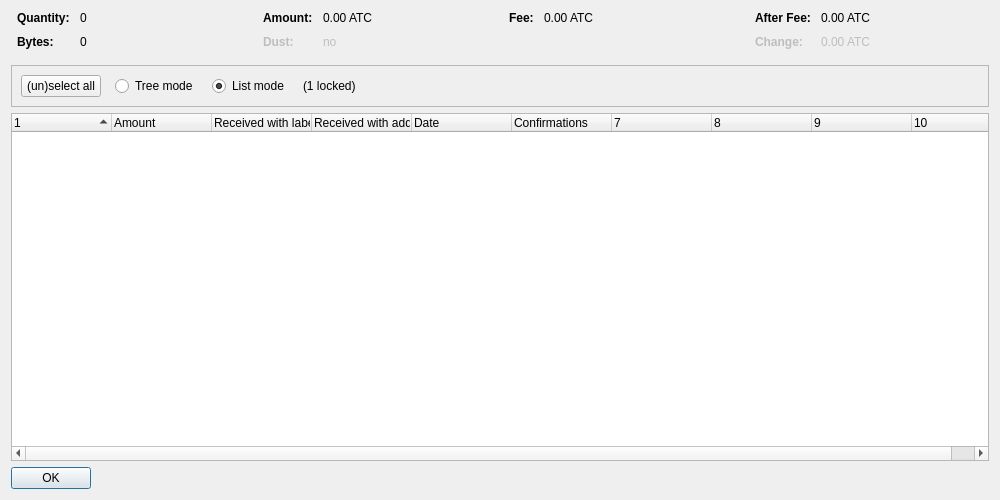
<?xml version="1.0" encoding="UTF-8"?>
<ui version="4.0">
 <class>CoinControlDialog</class>
 <widget class="QDialog" name="CoinControlDialog">
  <property name="geometry">
   <rect>
    <x>0</x>
    <y>0</y>
    <width>1000</width>
    <height>500</height>
   </rect>
  </property>
  <property name="windowTitle">
   <string>Coin Selection</string>
  </property>
  <layout class="QVBoxLayout" name="verticalLayout">
   <item>
    <layout class="QHBoxLayout" name="horizontalLayoutTop" stretch="0,0,0,0">
     <property name="topMargin">
      <number>0</number>
     </property>
     <property name="bottomMargin">
      <number>10</number>
     </property>
     <item>
      <layout class="QFormLayout" name="formLayoutCoinControl1">
       <property name="horizontalSpacing">
        <number>10</number>
       </property>
       <property name="verticalSpacing">
        <number>10</number>
       </property>
       <property name="leftMargin">
        <number>6</number>
       </property>
       <property name="rightMargin">
        <number>6</number>
       </property>
       <item row="0" column="0">
        <widget class="QLabel" name="labelCoinControlQuantityText">
         <property name="font">
          <font>
           <weight>75</weight>
           <bold>true</bold>
          </font>
         </property>
         <property name="text">
          <string>Quantity:</string>
         </property>
        </widget>
       </item>
       <item row="0" column="1">
        <widget class="QLabel" name="labelCoinControlQuantity">
         <property name="cursor">
          <cursorShape>IBeamCursor</cursorShape>
         </property>
         <property name="contextMenuPolicy">
          <enum>Qt::ActionsContextMenu</enum>
         </property>
         <property name="text">
          <string notr="true">0</string>
         </property>
         <property name="textInteractionFlags">
          <set>Qt::LinksAccessibleByMouse|Qt::TextSelectableByKeyboard|Qt::TextSelectableByMouse</set>
         </property>
        </widget>
       </item>
       <item row="1" column="0">
        <widget class="QLabel" name="labelCoinControlBytesText">
         <property name="font">
          <font>
           <weight>75</weight>
           <bold>true</bold>
          </font>
         </property>
         <property name="text">
          <string>Bytes:</string>
         </property>
        </widget>
       </item>
       <item row="1" column="1">
        <widget class="QLabel" name="labelCoinControlBytes">
         <property name="cursor">
          <cursorShape>IBeamCursor</cursorShape>
         </property>
         <property name="contextMenuPolicy">
          <enum>Qt::ActionsContextMenu</enum>
         </property>
         <property name="text">
          <string notr="true">0</string>
         </property>
         <property name="textInteractionFlags">
          <set>Qt::LinksAccessibleByMouse|Qt::TextSelectableByKeyboard|Qt::TextSelectableByMouse</set>
         </property>
        </widget>
       </item>
      </layout>
     </item>
     <item>
      <layout class="QFormLayout" name="formLayoutCoinControl2">
       <property name="horizontalSpacing">
        <number>10</number>
       </property>
       <property name="verticalSpacing">
        <number>10</number>
       </property>
       <property name="leftMargin">
        <number>6</number>
       </property>
       <property name="rightMargin">
        <number>6</number>
       </property>
       <item row="0" column="0">
        <widget class="QLabel" name="labelCoinControlAmountText">
         <property name="font">
          <font>
           <weight>75</weight>
           <bold>true</bold>
          </font>
         </property>
         <property name="text">
          <string>Amount:</string>
         </property>
        </widget>
       </item>
       <item row="0" column="1">
        <widget class="QLabel" name="labelCoinControlAmount">
         <property name="cursor">
          <cursorShape>IBeamCursor</cursorShape>
         </property>
         <property name="contextMenuPolicy">
          <enum>Qt::ActionsContextMenu</enum>
         </property>
         <property name="text">
          <string notr="true">0.00 ATC</string>
         </property>
         <property name="textInteractionFlags">
          <set>Qt::LinksAccessibleByMouse|Qt::TextSelectableByKeyboard|Qt::TextSelectableByMouse</set>
         </property>
        </widget>
       </item>
       <item row="1" column="0">
        <widget class="QLabel" name="labelCoinControlLowOutputText">
         <property name="enabled">
          <bool>false</bool>
         </property>
         <property name="font">
          <font>
           <weight>75</weight>
           <bold>true</bold>
          </font>
         </property>
         <property name="text">
          <string>Dust:</string>
         </property>
        </widget>
       </item>
       <item row="1" column="1">
        <widget class="QLabel" name="labelCoinControlLowOutput">
         <property name="enabled">
          <bool>false</bool>
         </property>
         <property name="cursor">
          <cursorShape>IBeamCursor</cursorShape>
         </property>
         <property name="contextMenuPolicy">
          <enum>Qt::ActionsContextMenu</enum>
         </property>
         <property name="text">
          <string notr="true">no</string>
         </property>
         <property name="textInteractionFlags">
          <set>Qt::LinksAccessibleByMouse|Qt::TextSelectableByKeyboard|Qt::TextSelectableByMouse</set>
         </property>
        </widget>
       </item>
      </layout>
     </item>
     <item>
      <layout class="QFormLayout" name="formLayoutCoinControl3">
       <property name="horizontalSpacing">
        <number>10</number>
       </property>
       <property name="verticalSpacing">
        <number>10</number>
       </property>
       <property name="leftMargin">
        <number>6</number>
       </property>
       <property name="rightMargin">
        <number>6</number>
       </property>
       <item row="0" column="0">
        <widget class="QLabel" name="labelCoinControlFeeText">
         <property name="font">
          <font>
           <weight>75</weight>
           <bold>true</bold>
          </font>
         </property>
         <property name="text">
          <string>Fee:</string>
         </property>
        </widget>
       </item>
       <item row="0" column="1">
        <widget class="QLabel" name="labelCoinControlFee">
         <property name="cursor">
          <cursorShape>IBeamCursor</cursorShape>
         </property>
         <property name="contextMenuPolicy">
          <enum>Qt::ActionsContextMenu</enum>
         </property>
         <property name="text">
          <string notr="true">0.00 ATC</string>
         </property>
         <property name="textInteractionFlags">
          <set>Qt::LinksAccessibleByMouse|Qt::TextSelectableByKeyboard|Qt::TextSelectableByMouse</set>
         </property>
        </widget>
       </item>
      </layout>
     </item>
     <item>
      <layout class="QFormLayout" name="formLayoutCoinControl4">
       <property name="horizontalSpacing">
        <number>10</number>
       </property>
       <property name="verticalSpacing">
        <number>10</number>
       </property>
       <property name="leftMargin">
        <number>6</number>
       </property>
       <property name="rightMargin">
        <number>6</number>
       </property>
       <item row="0" column="0">
        <widget class="QLabel" name="labelCoinControlAfterFeeText">
         <property name="font">
          <font>
           <weight>75</weight>
           <bold>true</bold>
          </font>
         </property>
         <property name="text">
          <string>After Fee:</string>
         </property>
        </widget>
       </item>
       <item row="0" column="1">
        <widget class="QLabel" name="labelCoinControlAfterFee">
         <property name="cursor">
          <cursorShape>IBeamCursor</cursorShape>
         </property>
         <property name="contextMenuPolicy">
          <enum>Qt::ActionsContextMenu</enum>
         </property>
         <property name="text">
          <string notr="true">0.00 ATC</string>
         </property>
         <property name="textInteractionFlags">
          <set>Qt::LinksAccessibleByMouse|Qt::TextSelectableByKeyboard|Qt::TextSelectableByMouse</set>
         </property>
        </widget>
       </item>
       <item row="1" column="0">
        <widget class="QLabel" name="labelCoinControlChangeText">
         <property name="enabled">
          <bool>false</bool>
         </property>
         <property name="font">
          <font>
           <weight>75</weight>
           <bold>true</bold>
          </font>
         </property>
         <property name="text">
          <string>Change:</string>
         </property>
        </widget>
       </item>
       <item row="1" column="1">
        <widget class="QLabel" name="labelCoinControlChange">
         <property name="enabled">
          <bool>false</bool>
         </property>
         <property name="cursor">
          <cursorShape>IBeamCursor</cursorShape>
         </property>
         <property name="contextMenuPolicy">
          <enum>Qt::ActionsContextMenu</enum>
         </property>
         <property name="text">
          <string notr="true">0.00 ATC</string>
         </property>
         <property name="textInteractionFlags">
          <set>Qt::LinksAccessibleByMouse|Qt::TextSelectableByKeyboard|Qt::TextSelectableByMouse</set>
         </property>
        </widget>
       </item>
      </layout>
     </item>
    </layout>
   </item>
   <item>
    <widget class="QFrame" name="frame">
     <property name="minimumSize">
      <size>
       <width>0</width>
       <height>40</height>
      </size>
     </property>
     <property name="frameShape">
      <enum>QFrame::StyledPanel</enum>
     </property>
     <property name="frameShadow">
      <enum>QFrame::Sunken</enum>
     </property>
     <layout class="QHBoxLayout" name="horizontalLayout">
      <item>
       <layout class="QHBoxLayout" name="horizontalLayoutPanel" stretch="0,0,0,0,0">
        <property name="spacing">
         <number>14</number>
        </property>
        <item>
         <widget class="QPushButton" name="pushButtonSelectAll">
          <property name="sizePolicy">
           <sizepolicy hsizetype="Maximum" vsizetype="Fixed">
            <horstretch>0</horstretch>
            <verstretch>0</verstretch>
           </sizepolicy>
          </property>
          <property name="text">
           <string>(un)select all</string>
          </property>
          <property name="autoDefault">
           <bool>false</bool>
          </property>
         </widget>
        </item>
        <item>
         <widget class="QRadioButton" name="radioTreeMode">
          <property name="sizePolicy">
           <sizepolicy hsizetype="Maximum" vsizetype="Fixed">
            <horstretch>0</horstretch>
            <verstretch>0</verstretch>
           </sizepolicy>
          </property>
          <property name="text">
           <string>Tree mode</string>
          </property>
         </widget>
        </item>
        <item>
         <widget class="QRadioButton" name="radioListMode">
          <property name="sizePolicy">
           <sizepolicy hsizetype="Maximum" vsizetype="Fixed">
            <horstretch>0</horstretch>
            <verstretch>0</verstretch>
           </sizepolicy>
          </property>
          <property name="text">
           <string>List mode</string>
          </property>
          <property name="checked">
           <bool>true</bool>
          </property>
         </widget>
        </item>
        <item>
         <widget class="QLabel" name="labelLocked">
          <property name="text">
           <string notr="true">(1 locked)</string>
          </property>
         </widget>
        </item>
        <item>
         <spacer name="horizontalSpacer">
          <property name="orientation">
           <enum>Qt::Horizontal</enum>
          </property>
          <property name="sizeHint" stdset="0">
           <size>
            <width>40</width>
            <height>20</height>
           </size>
          </property>
         </spacer>
        </item>
       </layout>
      </item>
     </layout>
    </widget>
   </item>
   <item>
    <widget class="CoinControlTreeWidget" name="treeWidget">
     <property name="contextMenuPolicy">
      <enum>Qt::CustomContextMenu</enum>
     </property>
     <property name="sortingEnabled">
      <bool>false</bool>
     </property>
     <property name="columnCount">
      <number>10</number>
     </property>
     <attribute name="headerShowSortIndicator" stdset="0">
      <bool>true</bool>
     </attribute>
     <attribute name="headerStretchLastSection">
      <bool>false</bool>
     </attribute>
     <column>
      <property name="text">
       <string/>
      </property>
     </column>
     <column>
      <property name="text">
       <string>Amount</string>
      </property>
     </column>
     <column>
      <property name="text">
       <string>Received with label</string>
      </property>
     </column>
     <column>
      <property name="text">
       <string>Received with address</string>
      </property>
     </column>
     <column>
      <property name="text">
       <string>Date</string>
      </property>
     </column>
     <column>
      <property name="text">
       <string>Confirmations</string>
      </property>
      <property name="toolTip">
       <string>Confirmed</string>
      </property>
     </column>
     <column>
      <property name="text">
       <string/>
      </property>
     </column>
     <column>
      <property name="text">
       <string/>
      </property>
     </column>
     <column>
      <property name="text">
       <string/>
      </property>
     </column>
     <column>
      <property name="text">
       <string/>
      </property>
     </column>
    </widget>
   </item>
   <item>
    <widget class="QDialogButtonBox" name="buttonBox">
     <property name="sizePolicy">
      <sizepolicy hsizetype="Maximum" vsizetype="Fixed">
       <horstretch>0</horstretch>
       <verstretch>0</verstretch>
      </sizepolicy>
     </property>
     <property name="orientation">
      <enum>Qt::Horizontal</enum>
     </property>
     <property name="standardButtons">
      <set>QDialogButtonBox::Ok</set>
     </property>
    </widget>
   </item>
  </layout>
 </widget>
 <customwidgets>
  <customwidget>
   <class>CoinControlTreeWidget</class>
   <extends>QTreeWidget</extends>
   <header>coincontroltreewidget.h</header>
  </customwidget>
 </customwidgets>
 <resources/>
 <connections/>
</ui>
